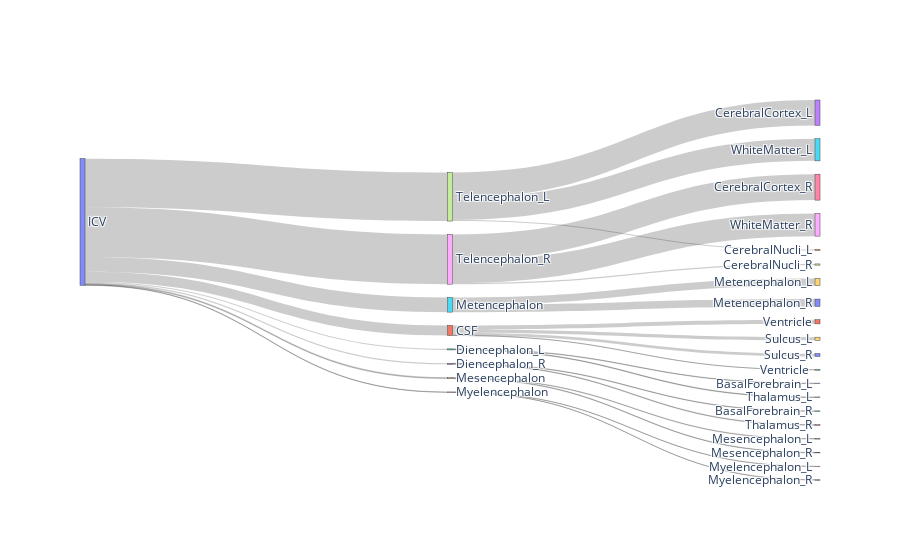

Here is the notebook cell this chart was saved with:
### Markdown cell above
### Displaying for 3 levels 

**ICV -> level1 -> level2

### Code cell
# data to dict, dict to sankey
link = dict(source = sourcetest, target = targettest, value = value)
node = dict(label = labels, pad=15, thickness=5)
data = go.Sankey(link = link, node=node)
# plot
fig = go.Figure(data)
fig.show()
fig.write_html('graph0-2.html')

### Figure 1 — Plotly figure (JSON) as saved in the notebook; plotly's stock layout.template omitted (floating-point values rounded to 4 significant figures; data arrays with more than 128 entries replaced by an {"elided": "..."} marker saying what was removed)
{"data": [{"link": {"source": [0, 0, 0, 0, 0, 0, 0, 0, 1, 1, 1, 1, 2, 2, 3, 3, 4, 4, 5, 5, 6, 6, 7, 7, 7, 8, 8, 8], "target": [1, 2, 3, 4, 5, 6, 7, 8, 9, 10, 11, 12, 13, 14, 15, 16, 17, 18, 19, 20, 21, 22, 23, 24, 25, 26, 27, 28], "value": {"elided": "226 float values"}}, "node": {"label": {"elided": "227 str values"}, "pad": 15, "thickness": 5}, "type": "sankey"}], "layout": {}}
